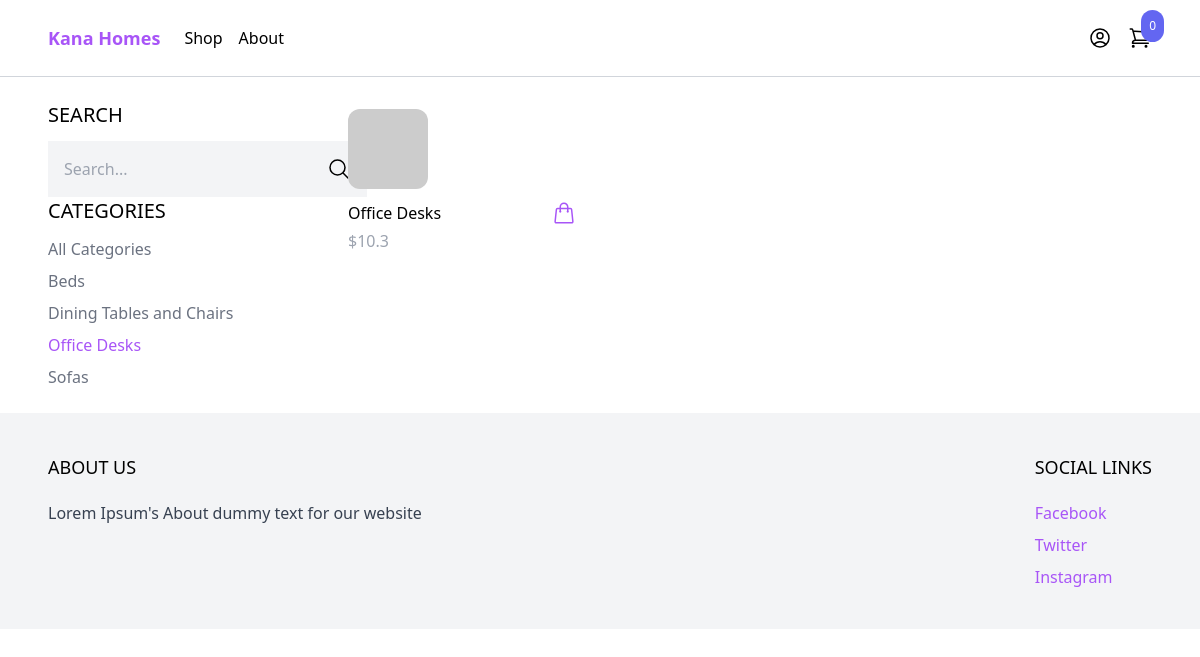
Page /shop/?category=desks on the committed database.
### product/models.py (models this page shows, shortened)
class Category(models.Model):
    name = models.CharField(max_length=255)
    slug = models.SlugField()
    class Meta:
        ordering = ('name',)

class Product(models.Model):
    category = models.ForeignKey(Category, related_name='products', on_delete=models.CASCADE)
    name = models.CharField(max_length=255)
    slug = models.SlugField()
    description = models.TextField(blank=True, null=True)
    price = models.IntegerField()
    created_at = models.DateTimeField(auto_now_add=True)
    image = models.ImageField(upload_to='uploads/', blank=True, null=True)
    thumbnail = models.ImageField(upload_to='uploads/', blank=True, null=True)
    class Meta:
        ordering = ('-created_at',)
    def get_display_price(self):
        return self.price / 100
    def get_thumbnail(self):
        if self.thumbnail:
            return self.thumbnail.url
        else:
            if self.image:
                self.thumbnail = self.make_thumbnail(self.image)
                self.save()
                return self.thumbnail.url
            else:
                return 'https://via.placeholder.com/240x240x.jpg'

### core/views.py (the view)
# urls.py: path('shop/', shop, name='shop'),
def shop(request):
    categories = Category.objects.all()
    products = Product.objects.all()
    active_category = request.GET.get('category', '')
    if active_category:
        products = products.filter(category__slug=active_category)
    query = request.GET.get('query', '')
    if query:
        products = products.filter(Q(name__icontains=query) | Q(description__icontains=query)) #searching in both the name and description fields
    context = {
        'categories': categories,
        'products': products,
        'active_category': active_category
    }
    return render(request, 'core/shop.html', context)

### cart/cart.py (called while the page is built)
    def __len__(self):
        return sum(item['quantity'] for item in self.cart.values())

### cart/content_processors.py (called while the page is built)
def cart(request):
    return {'cart': Cart(request)}

### core/templates/core/shop.html
{% extends 'core/base.html' %}
{% block content%}
<div class="max-w-6xl mx-auto flex flex-wrap items-start py-6 px-6 xl:px-0">
    <div class="filters w-full lg:w-1/4">
        <h3 class="mb-3 text-xl uppercase">
            Search
        </h3>
        <form method="get" action=".">
            <div class="flex">
                <input type="text" name="query" class="p-4 bg-gray-100 border-0" placeholder="Search..."/>
                <button class="p-4 bg-gray-100 border-0">
                    <svg xmlns="http://www.w3.org/2000/svg" fill="none" viewBox="0 0 24 24" stroke-width="1.5" stroke="currentColor" class="w-6 h-6">
                        <path stroke-linecap="round" stroke-linejoin="round" d="M21 21l-5.197-5.197m0 0A7.5 7.5 0 105.196 5.196a7.5 7.5 0 0010.607 10.607z" />
                      </svg>
                </button>
            </div>
        </form>
        <h3 mt-6 class="mb-3 text-xl uppercase">
            Categories
        </h3>
        <ul class="space-y-2">
            <li><a href="{% url 'shop' %}" class="{% if not active_category %}text-purple-500{% else %}text-gray-500{% endif %}">All Categories</a></li>
            {% for category in categories %}
            <li><a href="{% url 'shop' %}?category={{ category.slug}}" class="{% if category.slug == active_category%}text-purple-500{% else %}text-gray-500{% endif %}">{{category.name}}</a></li>
            {% endfor %}
        </ul>
    </div>
    <div class="products w-full lg:w-3/4 -mt-4 flex items-center flex-wrap">
        {% for product in products %}
            {% include 'product/partials/product_list_item.html' %}
        {% endfor %}
    </div>
</div>
{% endblock %}

### product/templates/product/partials/product_list_item.html (shortened to what this page needs)
<div class="w-full md:w-1/3 xl:w-1/4 p-6">
    <a href="{% url 'product' product.slug %}">
        <img src="{{ product.get_thumbnail }}" class="rounded-xl hover:shadow-lg" src="" alt="">
    </a>
    <div class="pt-3 flex items-center justify-between">
        <a href="{% url 'product' product.slug %}"> {{ product.name }} </a>
        <a href="{% url 'product' product.slug %}" class="text-purple-500 hover:text-purple-800">
        </a>
    </div>
    <p class="pt-1 text-gray-400">${{product.get_display_price}}</p>
</div>

### rows in the picture
Category: name "Beds"
Category: name "Dining Tables and Chairs"
Category: name "Office Desks"
Category: name "Sofas"
Product: name "Office Desks", get_display_price "10.3"

### other values in the picture
{{ cart|length }} "0"
